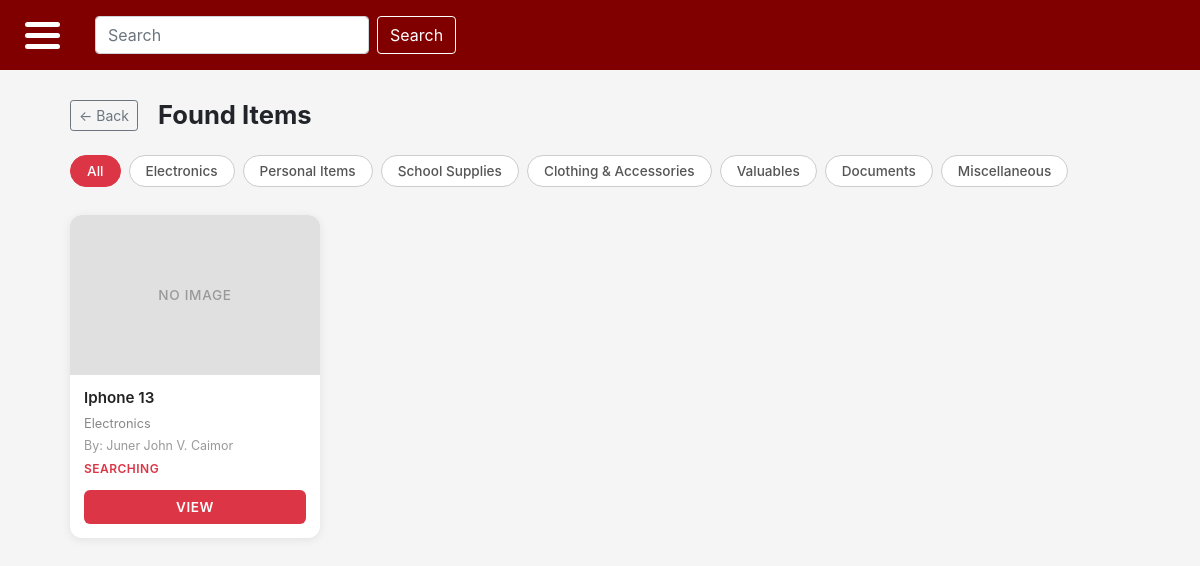
The app's page /lost_items.php (signed in), older data.
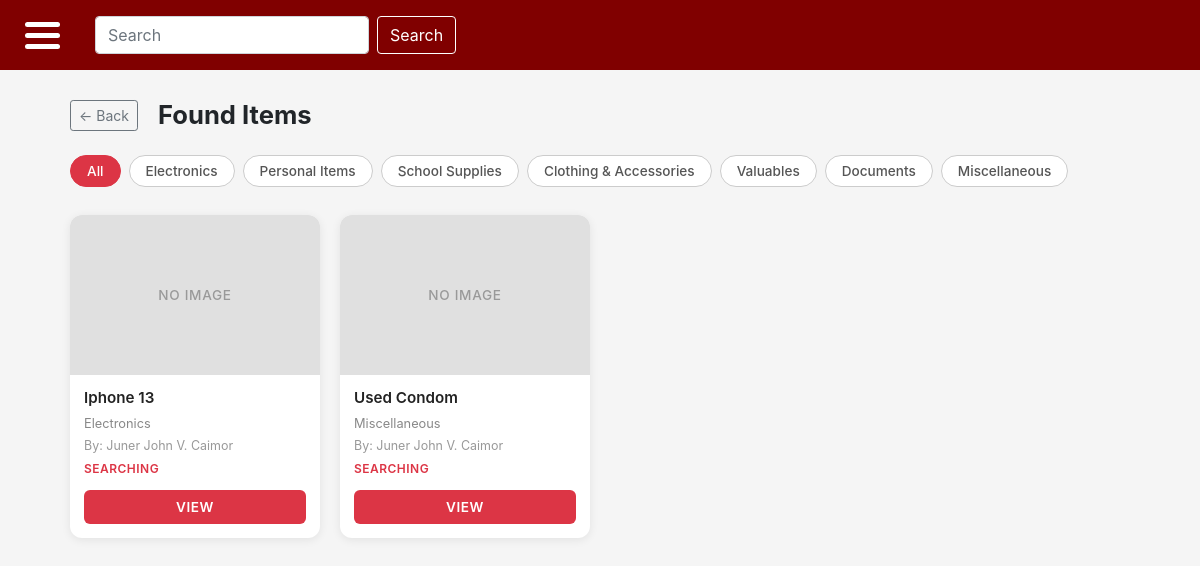
The same page, newer data.
### tables this page shows
CREATE TABLE `category` (
  `category_id` int(11) NOT NULL,
  `categoryName` varchar(100) NOT NULL
);

CREATE TABLE `posts` (
  `post_id` int(11) NOT NULL,
  `user_id` int(11) DEFAULT NULL,
  `location_id` int(11) DEFAULT NULL,
  `category_id` int(11) DEFAULT NULL,
  `dropOff_id` int(11) DEFAULT NULL,
  `type` varchar(255) DEFAULT NULL,
  `itemName` varchar(255) DEFAULT NULL,
  `publicDescription` varchar(255) DEFAULT NULL,
  `privateDetails` varchar(255) DEFAULT NULL,
  `currentStatus` varchar(20) DEFAULT 'PENDING',
  `dateReported` datetime DEFAULT current_timestamp(),
  `expirationDate` datetime DEFAULT NULL
);

CREATE TABLE `users` (
  `user_id` int(11) NOT NULL,
  `full_name` varchar(255) DEFAULT NULL,
  `institutionalEmail` varchar(255) DEFAULT NULL,
  `password` varchar(255) NOT NULL,
  `is_admin` tinyint(1) DEFAULT 0
);

### lost_items.php (the view, shortened to what this page needs)
<?php
require_once 'connect.php';
$categories = $connection->query("SELECT category_id, categoryName FROM category");
$cats = [];
while ($row = $categories->fetch_assoc()) {
    $cats[] = $row;
}
$selected_cat = isset($_GET['category_id']) ? (int)$_GET['category_id'] : 0;
if ($selected_cat > 0) {
    $stmt = $connection->prepare(
        "SELECT p.post_id, p.itemName, p.publicDescription, p.currentStatus, p.dateReported,
            c.categoryName, u.full_name
         FROM posts p
         JOIN category c ON p.category_id = c.category_id
         JOIN users u ON p.user_id = u.user_id
         WHERE p.type = 'LOST' AND p.category_id = ?
         ORDER BY p.dateReported DESC"
    );
    $stmt->bind_param("i", $selected_cat);
    $stmt->execute();
    $posts = $stmt->get_result();
} else {
    $posts = $connection->query(
        "SELECT p.post_id, p.itemName, p.publicDescription, p.currentStatus, p.dateReported,
            c.categoryName, u.full_name
         FROM posts p
         JOIN category c ON p.category_id = c.category_id
         JOIN users u ON p.user_id = u.user_id
         WHERE p.type = 'LOST'
         ORDER BY p.dateReported DESC"
    );
}
?>
<?php require_once 'header_footer/main-header.php'; ?>
<div class="page-wrapper">
    <div class="page-header" style="gap: 12px; align-items: center; display: flex; margin-bottom: 24px;">
    <a href="dashboard.php" class="btn btn-outline-secondary btn-sm" style="margin-right: 8px;">← Back</a>
    <h2 style="margin: 0;">Found Items</h2>
    </div>
    <div class="category-filter">
        <a href="lost_items.php" class="cat-btn <?= $selected_cat === 0 ? 'active' : '' ?>">All</a>
        <?php foreach ($cats as $cat): ?>
            <a href="lost_items.php?category_id=<?= $cat['category_id'] ?>"
               class="cat-btn <?= $selected_cat === (int)$cat['category_id'] ? 'active' : '' ?>">
                <?= htmlspecialchars($cat['categoryName']) ?>
            </a>
        <?php endforeach; ?>
    </div>
    <?php if ($posts->num_rows === 0): ?>
        <div class="empty-state">No lost items reported yet.</div>
    <?php else: ?>
        <div class="card-grid">
            <?php while ($post = $posts->fetch_assoc()): ?>
                <div class="item-card">
                    <div class="item-card-image">NO IMAGE</div>
                    <div class="item-card-body">
                        <div class="item-card-name">
                            <?= htmlspecialchars($post['itemName'] ?? 'No item name') ?>
                        </div>
                        <div class="item-card-meta" style="color:#888; font-size:0.8rem;"><?= htmlspecialchars($post['categoryName']) ?></div>
                        <div class="item-card-meta">By: <?= htmlspecialchars($post['full_name'] ?? 'Unknown') ?></div>
                        <div class="item-card-status"><?= htmlspecialchars($post['currentStatus']) ?></div>
                    </div>
                    <div class="item-card-footer">
                        <a href="view_post.php?post_id=<?= $post['post_id'] ?>" class="btn-view">VIEW</a>
                    </div>
                </div>
            <?php endwhile; ?>
        </div>
    <?php endif; ?>
</div>
<?php require_once 'header_footer/footer.php'; ?>

### header_footer/main-header.php (shortened to what this page needs)
<!DOCTYPE html>
<html lang="en">
    <head>
        <link rel="stylesheet" href="https://cdn.jsdelivr.net/npm/bootstrap@4.5.3/dist/css/bootstrap.min.css">
        <link rel="stylesheet" href="css/global.css?v=1">
    </head>
    <body>
        <div class="container-fluid p-0">
            <nav class="navbar navbar-expand-lg navbar-light bg-light main-navbar">
                <div class="menu-burger-container" onclick="toggleSidebar(this)">
                    <div class="b1"></div>
                    <div class="b2"></div>
                    <div class="b3"></div>
                </div>
                <form class="form-inline my-2 my-lg-0">
                    <input class="form-control mr-sm-2" type="search" placeholder="Search" aria-label="Search">
                    <button class="btn btn-outline-success my-2 my-sm-0 search-btn" type="button">Search</button>
                </form>
            </nav>

### header_footer/footer.php (shortened to what this page needs)
        </div>
    </body>
</html>

### css/global.css (style rules this page uses)
html, body { margin: 0; padding: 0; min-height: 100%; background-color: #f5f5f5; }
.main-navbar { height: 70px; flex-shrink: 0; display: flex; align-items: center; gap: 10px; padding: 0 20px; background-color: maroon !important; box-sizing: border-box; }
.menu-burger-container { display: inline-block; cursor: pointer; margin-right: 20px; background: none; border: none; padding: 5px; }
.b1, .b2, .b3 { width: 35px; height: 5px; background-color: white; margin: 6px 0; transition: 0.4s; border-radius: 5px; }
.search-btn { border-color: white; color: white; }

### lost_items.php (style rules this page uses)
.page-wrapper { padding: 30px 20px; max-width: 1100px; margin: 0 auto; }
.page-header { display: flex; align-items: center; gap: 12px; margin-bottom: 24px; }
.page-header h2 { font-weight: 700; margin: 0; font-size: 1.6rem; }
.category-filter { display: flex; flex-wrap: wrap; gap: 8px; margin-bottom: 28px; }
.cat-btn { border: 1.5px solid #ccc; background: #fff; border-radius: 20px; padding: 5px 16px; font-size: 0.85rem; font-weight: 500; color: #555; cursor: pointer; text-decoration: none; transition: all 0.15s; }
.cat-btn.active { background: #dc3545; border-color: #dc3545; color: #fff; }
.card-grid { display: grid; grid-template-columns: repeat(auto-fill, minmax(220px, 1fr)); gap: 20px; }
.item-card { background: #fff; border-radius: 12px; box-shadow: 0 2px 10px rgba(0,0,0,0.08); overflow: hidden; display: flex; flex-direction: column; }
.item-card-image { background: #e0e0e0; height: 160px; display: flex; align-items: center; justify-content: center; color: #999; font-size: 0.85rem; font-weight: 500; letter-spacing: 0.05em; }
.item-card-body { padding: 12px 14px; flex: 1; display: flex; flex-direction: column; gap: 4px; }
.item-card-name { font-weight: 600; font-size: 0.95rem; color: #222; white-space: nowrap; overflow: hidden; text-overflow: ellipsis; }
.item-card-meta { font-size: 0.78rem; color: #999; }
.item-card-status { font-size: 0.75rem; font-weight: 600; color: #dc3545; text-transform: uppercase; letter-spacing: 0.04em; }
.item-card-footer { padding: 0 14px 14px 14px; }
.btn-view { display: block; text-align: center; background: #dc3545; color: #fff; border-radius: 6px; padding: 7px; font-size: 0.85rem; font-weight: 600; text-decoration: none; transition: background 0.15s; letter-spacing: 0.04em; }

Row changes from the older to the newer data that the page shows:
added posts: itemName "Used Condom", category.categoryName "Miscellaneous", user.full_name "Juner John V. Caimor", currentStatus "SEARCHING"
